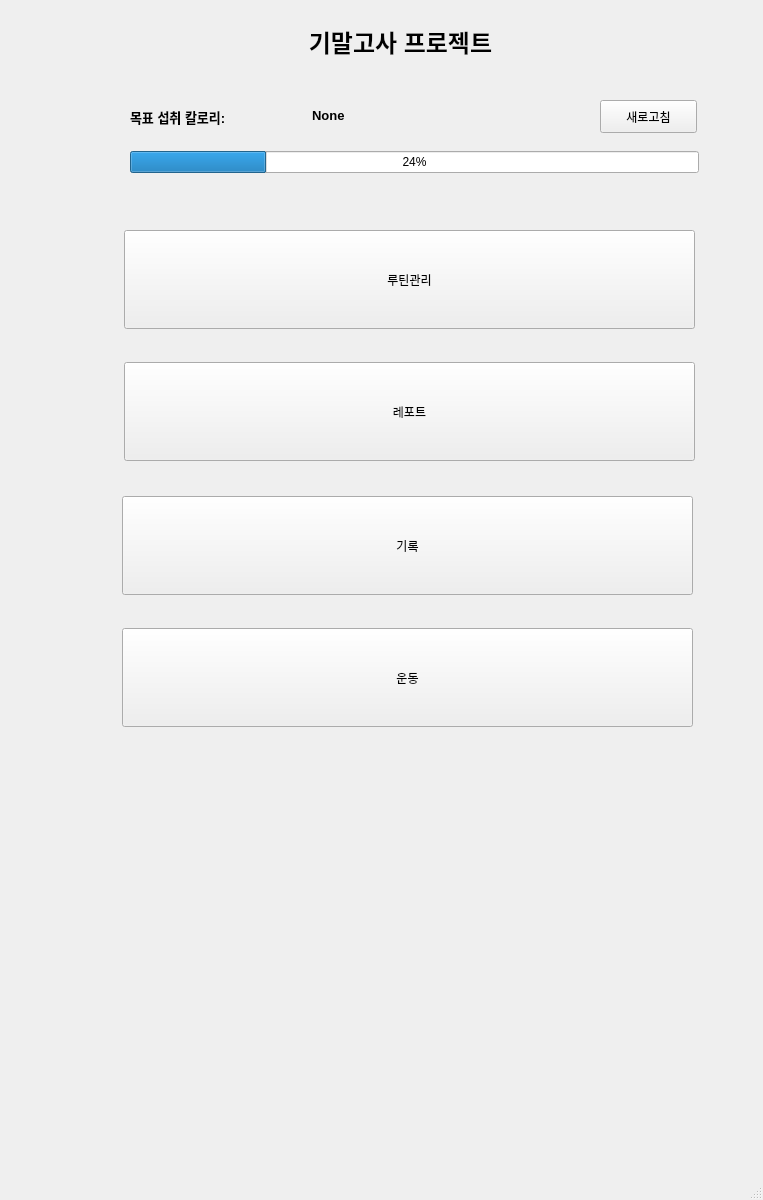
<?xml version="1.0" encoding="UTF-8"?>
<ui version="4.0">
 <class>MainWindow</class>
 <widget class="QMainWindow" name="MainWindow">
  <property name="geometry">
   <rect>
    <x>0</x>
    <y>0</y>
    <width>763</width>
    <height>1200</height>
   </rect>
  </property>
  <property name="windowTitle">
   <string>MainWindow</string>
  </property>
  <widget class="QWidget" name="centralwidget">
   <widget class="QWidget" name="verticalLayoutWidget">
    <property name="geometry">
     <rect>
      <x>0</x>
      <y>2</y>
      <width>801</width>
      <height>80</height>
     </rect>
    </property>
    <layout class="QVBoxLayout" name="verticalLayout">
     <item>
      <widget class="QLabel" name="label">
       <property name="text">
        <string>&lt;html&gt;&lt;head/&gt;&lt;body&gt;&lt;p align=&quot;center&quot;&gt;&lt;span style=&quot; font-size:18pt; font-weight:600;&quot;&gt;기말고사 프로젝트&lt;/span&gt;&lt;/p&gt;&lt;/body&gt;&lt;/html&gt;</string>
       </property>
      </widget>
     </item>
    </layout>
   </widget>
   <widget class="QLabel" name="label_2">
    <property name="geometry">
     <rect>
      <x>130</x>
      <y>102</y>
      <width>169</width>
      <height>31</height>
     </rect>
    </property>
    <property name="text">
     <string>&lt;html&gt;&lt;head/&gt;&lt;body&gt;&lt;p&gt;&lt;span style=&quot; font-size:10pt; font-weight:600;&quot;&gt;목표 섭취 칼로리:&lt;/span&gt;&lt;/p&gt;&lt;/body&gt;&lt;/html&gt;</string>
    </property>
   </widget>
   <widget class="QWidget" name="gridLayoutWidget">
    <property name="geometry">
     <rect>
      <x>130</x>
      <y>138</y>
      <width>569</width>
      <height>49</height>
     </rect>
    </property>
    <layout class="QGridLayout" name="gridLayout_2">
     <item row="0" column="0">
      <widget class="QProgressBar" name="progress">
       <property name="value">
        <number>24</number>
       </property>
      </widget>
     </item>
    </layout>
   </widget>
   <widget class="QLabel" name="goalcalorie">
    <property name="geometry">
     <rect>
      <x>312</x>
      <y>100</y>
      <width>247</width>
      <height>31</height>
     </rect>
    </property>
    <property name="text">
     <string>&lt;html&gt;&lt;head/&gt;&lt;body&gt;&lt;p&gt;&lt;span style=&quot; font-size:10pt; font-weight:600;&quot;&gt;None&lt;/span&gt;&lt;/p&gt;&lt;/body&gt;&lt;/html&gt;</string>
    </property>
   </widget>
   <widget class="QPushButton" name="Report">
    <property name="geometry">
     <rect>
      <x>124</x>
      <y>362</y>
      <width>571</width>
      <height>99</height>
     </rect>
    </property>
    <property name="text">
     <string>레포트</string>
    </property>
   </widget>
   <widget class="QPushButton" name="recode">
    <property name="geometry">
     <rect>
      <x>122</x>
      <y>496</y>
      <width>571</width>
      <height>99</height>
     </rect>
    </property>
    <property name="text">
     <string>기록</string>
    </property>
   </widget>
   <widget class="QPushButton" name="exercise">
    <property name="geometry">
     <rect>
      <x>122</x>
      <y>628</y>
      <width>571</width>
      <height>99</height>
     </rect>
    </property>
    <property name="text">
     <string>운동</string>
    </property>
   </widget>
   <widget class="QPushButton" name="setting">
    <property name="geometry">
     <rect>
      <x>600</x>
      <y>100</y>
      <width>97</width>
      <height>33</height>
     </rect>
    </property>
    <property name="text">
     <string>새로고침</string>
    </property>
   </widget>
   <widget class="QLabel" name="add_lbl">
    <property name="geometry">
     <rect>
      <x>134</x>
      <y>198</y>
      <width>93</width>
      <height>17</height>
     </rect>
    </property>
    <property name="text">
     <string/>
    </property>
   </widget>
   <widget class="QPushButton" name="Routin">
    <property name="geometry">
     <rect>
      <x>124</x>
      <y>230</y>
      <width>571</width>
      <height>99</height>
     </rect>
    </property>
    <property name="text">
     <string>루틴관리</string>
    </property>
   </widget>
  </widget>
  <widget class="QMenuBar" name="menubar">
   <property name="geometry">
    <rect>
     <x>0</x>
     <y>0</y>
     <width>763</width>
     <height>22</height>
    </rect>
   </property>
  </widget>
  <widget class="QStatusBar" name="statusbar"/>
 </widget>
 <resources/>
 <connections/>
</ui>
